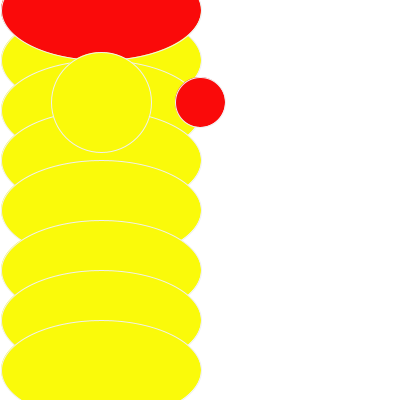
Frame 1 (no input)
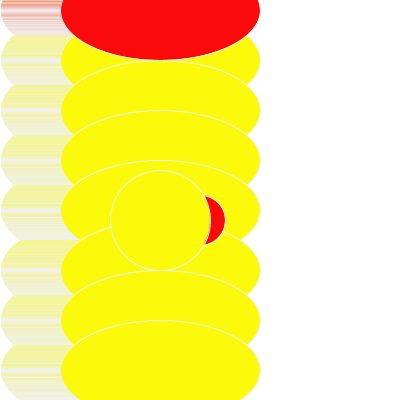
Frame 60 (the mouse pressed at the canvas centre just before this capture)
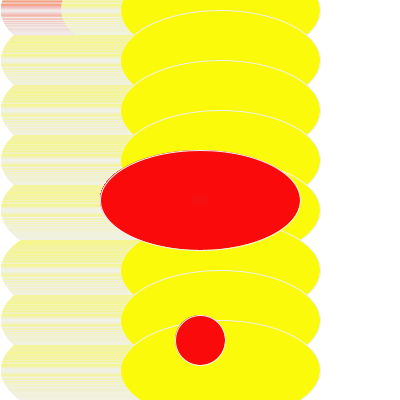
Frame 120 (the mouse held since frame 60 and released just before this capture)

The Processing sketch that drew these frames (run headless with seeded random() and noise(); from frame 60 on, the mouse is pressed at the canvas centre):

// Processing sketch: processing_61567
// ── processing_61567.pde

float x = 100;
float y = 100;
float xspeed = 1;
float yspeed = 2;

void setup() {
  size(400, 400);
  smooth();
  background(255);
}

void draw() {
  noStroke();
  fill(205, 10, 80);


  // Add the current speed to the location.
  x = x + xspeed;
  y = y + yspeed;

  // Check for bouncing
  if ((x > width) || (x < 0)) {
    xspeed = xspeed * -1;
  }
  if ((y > height) || (y < 0)) {
    yspeed = yspeed * -1;
  }

  // Display at x,y location
  stroke(240);
  fill(250,250,10);
  ellipse(x, y, 100, 100);
  fill(250, 250,10);

 
  
  ellipse(x, 10, 200, 100); 
   ellipse(x, 60, 200, 100);
   ellipse(x, 110, 200, 100);
  ellipse(x, 160, 200, 100);
 ellipse(x, 210, 200, 100);  
 ellipse(x, 270, 200, 100);
   ellipse(x, 320, 200, 100);  
    ellipse(x,370, 200, 100); 
   
  fill(250,10,10);
  ellipse(width/2, y, 50, 50);
  if (mousePressed)
  {ellipse(mouseX, mouseY, 200, 100);fill (130,10);noStroke();noCursor ();}
 else {ellipse( x, 10, 200, 100); fill(250,250,10);}
 if (mousePressed)
  {ellipse(mouseX, mouseY, 20, 10);fill (250,250,10);noStroke();noCursor ();}
 else {ellipse( x, y, 100, 100);
}}
